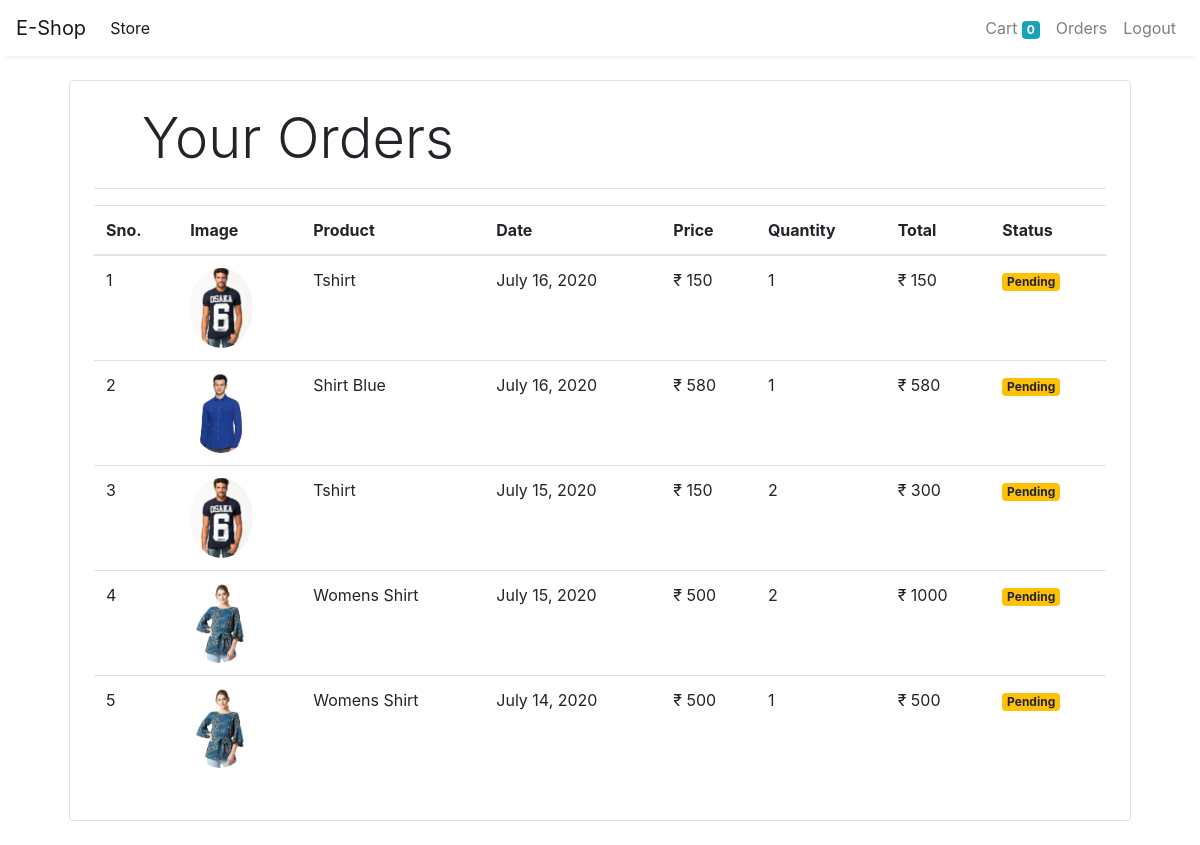
Screenshot of /orders (signed in) with the database file from the repository.
### store/models/orders.py (models this page shows, shortened)
class Order(models.Model):
    product = models.ForeignKey(Product,
                                on_delete=models.CASCADE)
    customer = models.ForeignKey(Customer,
                                 on_delete=models.CASCADE)
    quantity = models.IntegerField(default=1)
    price = models.IntegerField()
    address = models.CharField(max_length=50, default='', blank=True)
    phone = models.CharField(max_length=50, default='', blank=True)
    date = models.DateField(default=datetime.datetime.today)
    status = models.BooleanField(default=False)
    @staticmethod
    def get_orders_by_customer(customer_id):
        return Order.objects.filter(customer=customer_id).order_by('-date')

### store/models/product.py (models this page shows, shortened)
class Product(models.Model):
    name = models.CharField(max_length=50)
    price = models.IntegerField(default=0)
    category = models.ForeignKey(Category, on_delete=models.CASCADE, default=1)
    description = models.CharField(max_length=200, default='' , null=True , blank=True)
    image = models.ImageField(upload_to='uploads/products/')

### store/middlewares/auth.py (the view)
    def middleware(request):
        print(request.session.get('customer'))
        returnUrl = request.META['PATH_INFO']
        print(request.META['PATH_INFO'])
        if not request.session.get('customer'):
           return redirect(f'login?return_url={returnUrl}')
        response = get_response(request)
        return response

### store/templatetags/custom_filter.py (called while the page is built)
@register.filter(name='currency')
def currency(number):
    return "₹ "+str(number)

@register.filter(name='multiply')
def multiply(number , number1):
    return number * number1

### store/views/orders.py (called while the page is built)
    def get(self , request ):
        customer = request.session.get('customer')
        orders = Order.get_orders_by_customer(customer)
        print(orders)
        return render(request , 'orders.html'  , {'orders' : orders})

### store/templates/orders.html
{% extends 'base.html' %}
{% block content %}
{% load cart %}
{% load custom_filter %}
<div class="container">
   <div class="border rounded p-4 m-4">
        <p class="display-4 pl-4 ml-4">Your Orders</p>
        <hr>
        <table class="table">
            <thead>
                <tr>
                    <th>Sno.</th>
                    <th>Image</th>
                    <th>Product</th>
                    <th>Date</th>
                    <th>Price</th>
                    <th>Quantity</th>
                    <th>Total</th>
                    <th>Status</th>
                </tr>
            </thead>
            <tbody>
                {% for order in orders %}
                <tr>
                    <td>{{forloop.counter}}</td>
                    <td><img style="height: 80px;" class="rounded-circle" src="{{order.product.image.url}}" alt=""></td>
                    <td>{{order.product.name}}</td>
                    <td>{{order.date}}</td>
                    <td>{{order.price|currency}}</td>
                    <td>{{order.quantity}}</td>
                    <td>{{order.quantity|multiply:order.price|currency}}</td>
                    {% if order.status %}
                    <td><small class="badge badge-success">Completed</small></td>
                    {%else%}
                    <td><small class="badge badge-warning">Pending</small></td>
                    {% endif %}
                </tr>
                {% endfor %}
            </tbody>
        </table>
   </div>
</div>
{% endblock %}

### rows the page displays
Order: product.image (picture), product.name "Tshirt", date "July 16, 2020", price "₹ 150", quantity "1", quantity|multiply "₹ 150", status "Pending"
Order: product.image (picture), product.name "Shirt Blue", date "July 16, 2020", price "₹ 580", quantity "1", quantity|multiply "₹ 580", status "Pending"
Order: product.image (picture), product.name "Tshirt", date "July 15, 2020", price "₹ 150", quantity "2", quantity|multiply "₹ 300", status "Pending"
Order: product.image (picture), product.name "Womens Shirt", date "July 15, 2020", price "₹ 500", quantity "2", quantity|multiply "₹ 1000", status "Pending"
Order: product.image (picture), product.name "Womens Shirt", date "July 14, 2020", price "₹ 500", quantity "1", quantity|multiply "₹ 500", status "Pending"

### other values shown
{{ request.session.cart.keys|length }} "0"
